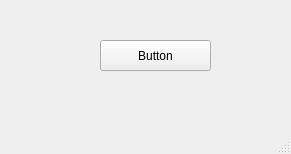
<?xml version="1.0" encoding="UTF-8"?>
<ui version="4.0">
 <class>MainWindow</class>
 <widget class="QMainWindow" name="MainWindow">
  <property name="geometry">
   <rect>
    <x>0</x>
    <y>0</y>
    <width>291</width>
    <height>154</height>
   </rect>
  </property>
  <property name="windowTitle">
   <string>MainWindow</string>
  </property>
  <widget class="QWidget" name="centralwidget">
   <widget class="QPushButton" name="pushButton">
    <property name="geometry">
     <rect>
      <x>100</x>
      <y>40</y>
      <width>111</width>
      <height>31</height>
     </rect>
    </property>
    <property name="text">
     <string>Button</string>
    </property>
   </widget>
  </widget>
  <widget class="QMenuBar" name="menubar">
   <property name="geometry">
    <rect>
     <x>0</x>
     <y>0</y>
     <width>291</width>
     <height>18</height>
    </rect>
   </property>
  </widget>
  <widget class="QStatusBar" name="statusbar"/>
 </widget>
 <resources/>
 <connections/>
</ui>
